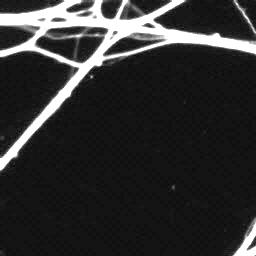
%> input picture Image Processing/Homework 3/little256.jpg, 256 x 256 px
$ octave granularity.m   (GNU Octave 9; MATLAB toolbox functions it lacks are replaced by stand-ins)
%> lines starting %> are read from the running program, lines starting %| are printed output that depends on the picture
%% Homework 3
% Digital Image Processing
% Ashutosh Priyadarshy
% Spring 2011
%
%
% Images:
% little256.jpg
% medium256.jpg
%
% Description:
%
% 1. Use a series of LPF Masks that increase in radius in spatial-frequency
% domain.
%
% 2. For each LPF find the energy it encompasses.
%
% 3. Take the difference of successive LPF to find the energy at "all"
% radial frequencies
%
% 4. Use a bandpass range that encompasses the "interesting" part of the
% spectrum -- based on what the plot looks like of the energy vs radial
% frequency.
%
% 5. Compute the energy in this bandpass range and call it granularity.
%

clear all; close all;

% Read in the two files of interest.
lit = imread('little256.jpg');
%> lit is the input picture: size 256x256x3 uint8; min 0, max 255, mean 47.9
med = imread('medium256.jpg');
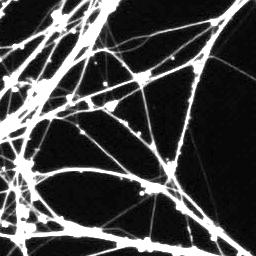
%> input picture Image Processing/Homework 3/medium256.jpg, 256 x 256 px
%> med is the input picture: size 256x256x3 uint8; min 0, max 255, mean 69.6

% Some Image Constants
N = 256;

% Use only the green channels.
lit = lit(:, :, 2);
%> lit: size 256x256 uint8
med = med(:, :, 2);
%> med: size 256x256 uint8

% Compute the 2-D DFTs.
LIT = fftshift(fft2(lit));
MED = fftshift(fft2(med));

% Perform log_10 compression -- for display only.
LIT_db = 20*log10(abs(LIT) + 1);
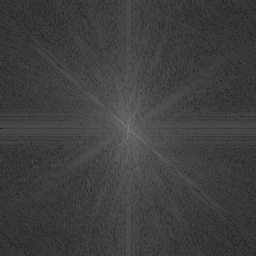
%> LIT_db: size 256x256 double; min 5.35, max 129.9, mean 63.2
MED_db = 20*log10(abs(MED) + 1);
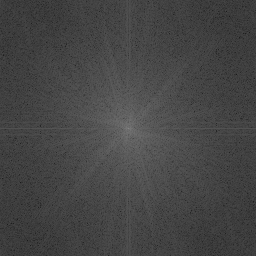
%> MED_db: size 256x256 double; min 26.17, max 133.2, mean 69.5

% Display the Two Dimensional DFTs
figure(1)
imagesc(LIT_db), colormap('jet'), colorbar, title('DFT of little256.jpg');
%> after `title('DFT of little256.jpg')`:
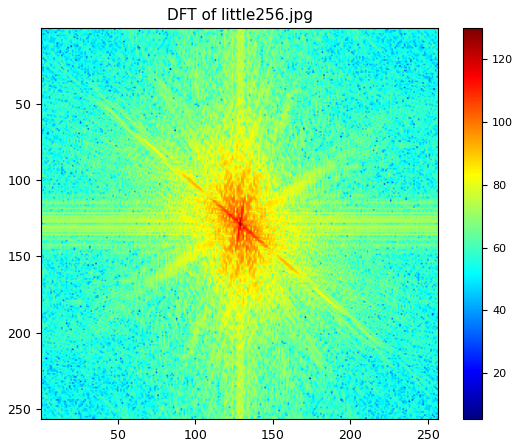
%> figure redrawn from the program's plot data
figure(2)
imagesc(MED_db), colormap('jet'), colorbar, title('DFT of medium256.jpg');

% Reduce awkwardness and make these odd length x odd length images.
% This won't really matter until the last iteration, so we only "corrupt"
% one calculation, and with the image being significantly lowpass it should
% be fine...
LIT = LIT(1:255, 1:255);
MED = MED(1:255, 1:255);

index = 0;
% Create successively larger LOWPASS masks and find the energy by summing
% DFT coefficients that fall in that mask.
for u = 1:2:N/2

    index = index + 1;
    % Create a circular mask.
    mask = getnhood(strel('disk', u, 8));
    % Turn it into a logical array so we can pointwise multiply.
    mask = (padarray(mask, [(255-size(mask,1))/2 (255-size(mask,2))/2]));

    % Multiply the shifted DFT matrix (NOT log compressed) by the mask.
    LIT_relevant_coefficients = mask .* LIT;
    MED_relevant_coefficients = mask .* MED;

    % Sum up all the DFT coefficients that fell in the mask and append them
    % to a vector of energy versus 'u' the cutoff frequency.
    LIT_granarray(index) = sum(sum(abs(LIT_relevant_coefficients).^2));
    MED_granarray(index) = sum(sum(abs(MED_relevant_coefficients).^2));


end
%> after the loop, LIT_granarray = 64 values from 2.25e+12 to 3.08e+13; MED_granarray = 64 values from 1.89e+12 to 5.5e+13; index = 64


% Plot energy versus radial frequency.
LIT_perc = diff(LIT_granarray);
%> LIT_perc = 63 values, max 1.37e+13 at index 1, min 3.24e+09 at index 63, mean 4.53e+11
figure(3);
stem(0:4:251, diff(LIT_granarray)./LIT_granarray(end));
title(' Little Image ');
xlabel(' \Omega ');
ylabel(' Percent of total Energy ');
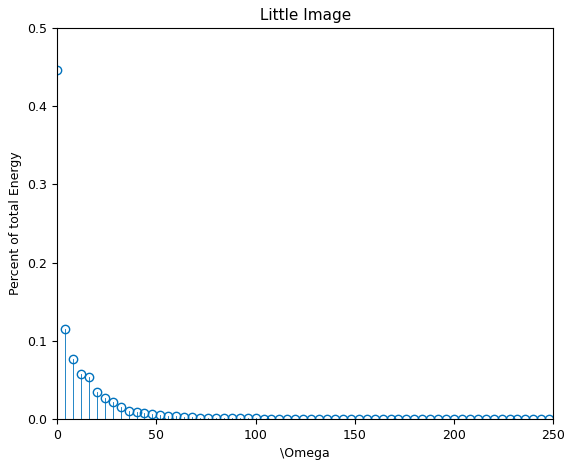
%> figure redrawn from the program's plot data; highest point at x = 0, y = 0.446

MED_perc = diff(MED_granarray);
%> MED_perc = 63 values, max 2.41e+13 at index 1, min 8.87e+09 at index 63, mean 8.42e+11
figure(4);
stem(0:4:251, diff(MED_granarray)./MED_granarray(end));
title(' Medium Image ');
xlabel(' \Omega ');
ylabel(' Percent of total Energy ');
%> figure, not shown here; highest point at x = 0, y = 0.438


% Based on the above graphs use a bandpass mask from u = ~ 4.2426 to ~ 109
% cycles/image.
granularity_little = sum(LIT_perc(2:38))
%> granularity_little = 1.47e+13
granularity_medium = sum(MED_perc(2:38))
%> granularity_medium = 2.86e+13

% Divide by the total image of the respective image to get an idea of the
% value.
granularity_little_normalized = granularity_little./LIT_granarray(end)
%> granularity_little_normalized = 0.477
granularity_medium_normalized = granularity_medium./MED_granarray(end)
%> granularity_medium_normalized = 0.52
